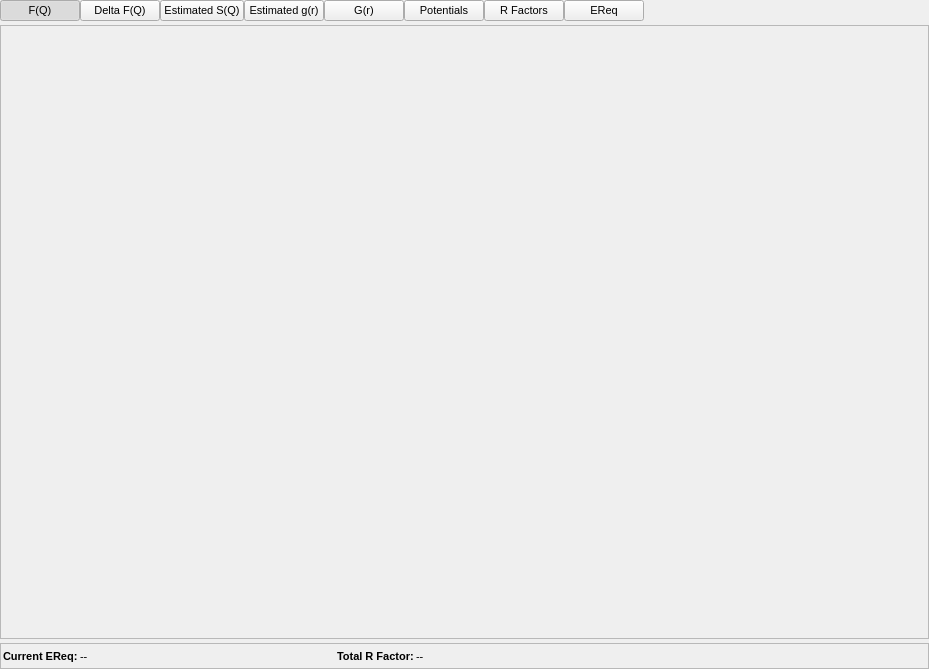
<?xml version="1.0" encoding="UTF-8"?>
<ui version="4.0">
 <class>RefineModuleWidget</class>
 <widget class="QWidget" name="RefineModuleWidget">
  <property name="geometry">
   <rect>
    <x>0</x>
    <y>0</y>
    <width>929</width>
    <height>669</height>
   </rect>
  </property>
  <property name="sizePolicy">
   <sizepolicy hsizetype="Expanding" vsizetype="Expanding">
    <horstretch>0</horstretch>
    <verstretch>0</verstretch>
   </sizepolicy>
  </property>
  <property name="font">
   <font>
    <pointsize>8</pointsize>
   </font>
  </property>
  <property name="windowTitle">
   <string>Refine Controls</string>
  </property>
  <layout class="QVBoxLayout" name="verticalLayout">
   <property name="spacing">
    <number>4</number>
   </property>
   <property name="leftMargin">
    <number>0</number>
   </property>
   <property name="topMargin">
    <number>0</number>
   </property>
   <property name="rightMargin">
    <number>0</number>
   </property>
   <property name="bottomMargin">
    <number>0</number>
   </property>
   <item>
    <layout class="QHBoxLayout" name="horizontalLayout_18">
     <property name="spacing">
      <number>0</number>
     </property>
     <item>
      <widget class="QPushButton" name="TotalFQButton">
       <property name="toolTip">
        <string>Show the calculated vs experimental F(Q</string>
       </property>
       <property name="text">
        <string>F(Q)</string>
       </property>
       <property name="checkable">
        <bool>true</bool>
       </property>
       <property name="checked">
        <bool>true</bool>
       </property>
       <property name="autoExclusive">
        <bool>true</bool>
       </property>
      </widget>
     </item>
     <item>
      <widget class="QPushButton" name="DeltaFQButton">
       <property name="toolTip">
        <string>Show the differences between calculated and experimental F(Q) and their fits</string>
       </property>
       <property name="text">
        <string>Delta F(Q)</string>
       </property>
       <property name="checkable">
        <bool>true</bool>
       </property>
       <property name="checked">
        <bool>false</bool>
       </property>
       <property name="autoExclusive">
        <bool>true</bool>
       </property>
      </widget>
     </item>
     <item>
      <widget class="QPushButton" name="EstimatedSQButton">
       <property name="toolTip">
        <string>Show the estimated partial S(Q)</string>
       </property>
       <property name="text">
        <string>Estimated S(Q)</string>
       </property>
       <property name="checkable">
        <bool>true</bool>
       </property>
       <property name="checked">
        <bool>false</bool>
       </property>
       <property name="autoExclusive">
        <bool>true</bool>
       </property>
      </widget>
     </item>
     <item>
      <widget class="QPushButton" name="EstimatedGRButton">
       <property name="toolTip">
        <string>Show the estimated partial g(r)</string>
       </property>
       <property name="text">
        <string>Estimated g(r)</string>
       </property>
       <property name="checkable">
        <bool>true</bool>
       </property>
       <property name="checked">
        <bool>false</bool>
       </property>
       <property name="autoExclusive">
        <bool>true</bool>
       </property>
      </widget>
     </item>
     <item>
      <widget class="QPushButton" name="TotalGRButton">
       <property name="toolTip">
        <string/>
       </property>
       <property name="text">
        <string>G(r)</string>
       </property>
       <property name="checkable">
        <bool>true</bool>
       </property>
       <property name="checked">
        <bool>false</bool>
       </property>
       <property name="autoExclusive">
        <bool>true</bool>
       </property>
      </widget>
     </item>
     <item>
      <widget class="QPushButton" name="PotentialsButton">
       <property name="toolTip">
        <string>Show the empirical potentials</string>
       </property>
       <property name="text">
        <string>Potentials</string>
       </property>
       <property name="checkable">
        <bool>true</bool>
       </property>
       <property name="checked">
        <bool>false</bool>
       </property>
       <property name="autoExclusive">
        <bool>true</bool>
       </property>
      </widget>
     </item>
     <item>
      <widget class="QPushButton" name="RFactorButton">
       <property name="toolTip">
        <string>Show the individual and total R factors</string>
       </property>
       <property name="text">
        <string>R Factors</string>
       </property>
       <property name="checkable">
        <bool>true</bool>
       </property>
       <property name="checked">
        <bool>false</bool>
       </property>
       <property name="autoExclusive">
        <bool>true</bool>
       </property>
      </widget>
     </item>
     <item>
      <widget class="QPushButton" name="EReqButton">
       <property name="toolTip">
        <string>Show the magnitude of the empirical potential</string>
       </property>
       <property name="text">
        <string>EReq</string>
       </property>
       <property name="checkable">
        <bool>true</bool>
       </property>
       <property name="checked">
        <bool>false</bool>
       </property>
       <property name="autoExclusive">
        <bool>true</bool>
       </property>
      </widget>
     </item>
     <item>
      <spacer name="horizontalSpacer">
       <property name="orientation">
        <enum>Qt::Horizontal</enum>
       </property>
       <property name="sizeHint" stdset="0">
        <size>
         <width>40</width>
         <height>20</height>
        </size>
       </property>
      </spacer>
     </item>
    </layout>
   </item>
   <item>
    <widget class="QFrame" name="PlotFrame">
     <property name="sizePolicy">
      <sizepolicy hsizetype="Expanding" vsizetype="Expanding">
       <horstretch>0</horstretch>
       <verstretch>0</verstretch>
      </sizepolicy>
     </property>
     <property name="acceptDrops">
      <bool>true</bool>
     </property>
     <property name="frameShape">
      <enum>QFrame::StyledPanel</enum>
     </property>
     <property name="frameShadow">
      <enum>QFrame::Sunken</enum>
     </property>
     <layout class="QHBoxLayout" name="horizontalLayout_17">
      <property name="spacing">
       <number>0</number>
      </property>
      <property name="leftMargin">
       <number>0</number>
      </property>
      <property name="topMargin">
       <number>0</number>
      </property>
      <property name="rightMargin">
       <number>0</number>
      </property>
      <property name="bottomMargin">
       <number>0</number>
      </property>
      <item>
       <widget class="DataWidget" name="PlotWidget" native="true"/>
      </item>
     </layout>
    </widget>
   </item>
   <item>
    <widget class="QFrame" name="InfoFrame">
     <property name="sizePolicy">
      <sizepolicy hsizetype="Expanding" vsizetype="Minimum">
       <horstretch>0</horstretch>
       <verstretch>0</verstretch>
      </sizepolicy>
     </property>
     <property name="acceptDrops">
      <bool>true</bool>
     </property>
     <property name="frameShape">
      <enum>QFrame::StyledPanel</enum>
     </property>
     <property name="frameShadow">
      <enum>QFrame::Sunken</enum>
     </property>
     <layout class="QHBoxLayout" name="horizontalLayout_2">
      <property name="spacing">
       <number>2</number>
      </property>
      <property name="leftMargin">
       <number>2</number>
      </property>
      <property name="topMargin">
       <number>2</number>
      </property>
      <property name="rightMargin">
       <number>2</number>
      </property>
      <property name="bottomMargin">
       <number>2</number>
      </property>
      <item>
       <widget class="QLabel" name="EReqInfoLabel">
        <property name="sizePolicy">
         <sizepolicy hsizetype="Minimum" vsizetype="Minimum">
          <horstretch>0</horstretch>
          <verstretch>0</verstretch>
         </sizepolicy>
        </property>
        <property name="font">
         <font>
          <weight>75</weight>
          <bold>true</bold>
         </font>
        </property>
        <property name="text">
         <string>Current EReq:</string>
        </property>
       </widget>
      </item>
      <item>
       <widget class="QLabel" name="EReqValueLabel">
        <property name="sizePolicy">
         <sizepolicy hsizetype="MinimumExpanding" vsizetype="Minimum">
          <horstretch>0</horstretch>
          <verstretch>0</verstretch>
         </sizepolicy>
        </property>
        <property name="text">
         <string>--</string>
        </property>
       </widget>
      </item>
      <item>
       <widget class="QLabel" name="label_2">
        <property name="sizePolicy">
         <sizepolicy hsizetype="Minimum" vsizetype="Minimum">
          <horstretch>0</horstretch>
          <verstretch>0</verstretch>
         </sizepolicy>
        </property>
        <property name="font">
         <font>
          <weight>75</weight>
          <bold>true</bold>
         </font>
        </property>
        <property name="text">
         <string>Total R Factor:</string>
        </property>
       </widget>
      </item>
      <item>
       <widget class="QLabel" name="RFactorValueLabel">
        <property name="sizePolicy">
         <sizepolicy hsizetype="MinimumExpanding" vsizetype="Minimum">
          <horstretch>0</horstretch>
          <verstretch>0</verstretch>
         </sizepolicy>
        </property>
        <property name="text">
         <string>--</string>
        </property>
       </widget>
      </item>
      <item>
       <spacer name="RFactorInfoLabel">
        <property name="orientation">
         <enum>Qt::Horizontal</enum>
        </property>
        <property name="sizeHint" stdset="0">
         <size>
          <width>40</width>
          <height>20</height>
         </size>
        </property>
       </spacer>
      </item>
     </layout>
    </widget>
   </item>
  </layout>
 </widget>
 <customwidgets>
  <customwidget>
   <class>DataWidget</class>
   <extends>QWidget</extends>
   <header>gui/datawidget.h</header>
   <container>1</container>
  </customwidget>
 </customwidgets>
 <resources>
  <include location="../../../gui/main.qrc"/>
 </resources>
 <connections/>
</ui>
